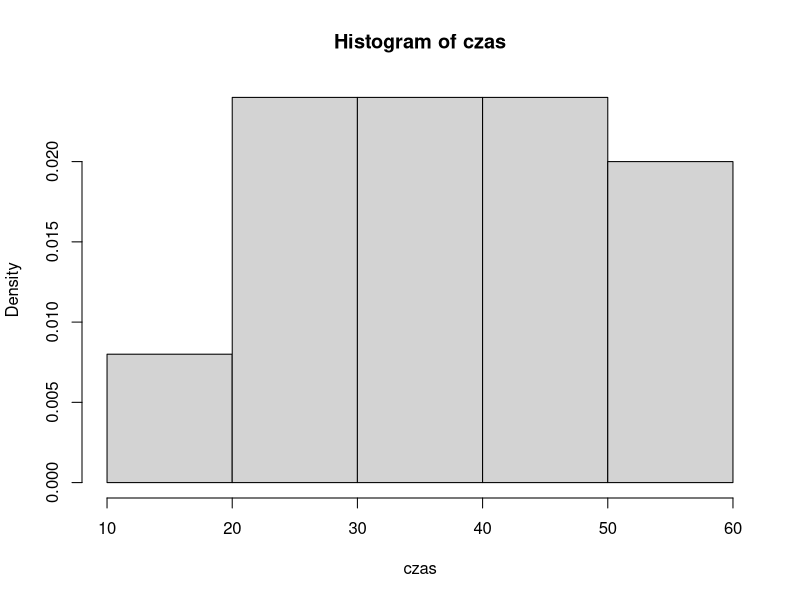
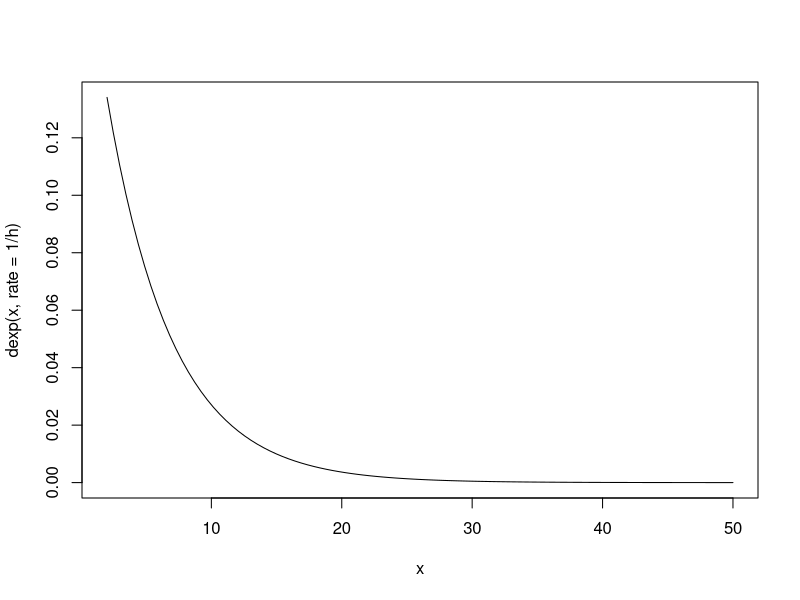

Source code (R) for these figures, in order:
dane = read.csv("baza1/dane.csv")
# 1
# a)
czas = na.omit(dane$czas)
quantile(czas, probs=0.25)

# b)
czest = table(cut(czas,breaks=seq(from=10, to=60,length=6)))

# c)
hist(czas, breaks = seq(from = 10, to = 60, length = 6), freq = FALSE)

# 2
h = 5
curve(expr = dexp(x,rate=1/h), from=2,to=50)

1 - pexp(2,1/h)

# 3
mu = 40
sigma = 2
n = 75

# b)
pnorm(2750,mu*n,sigma*sqrt(n))

# 4

prop.test(40, 130, conf.level = 0.95, correct = FALSE)
